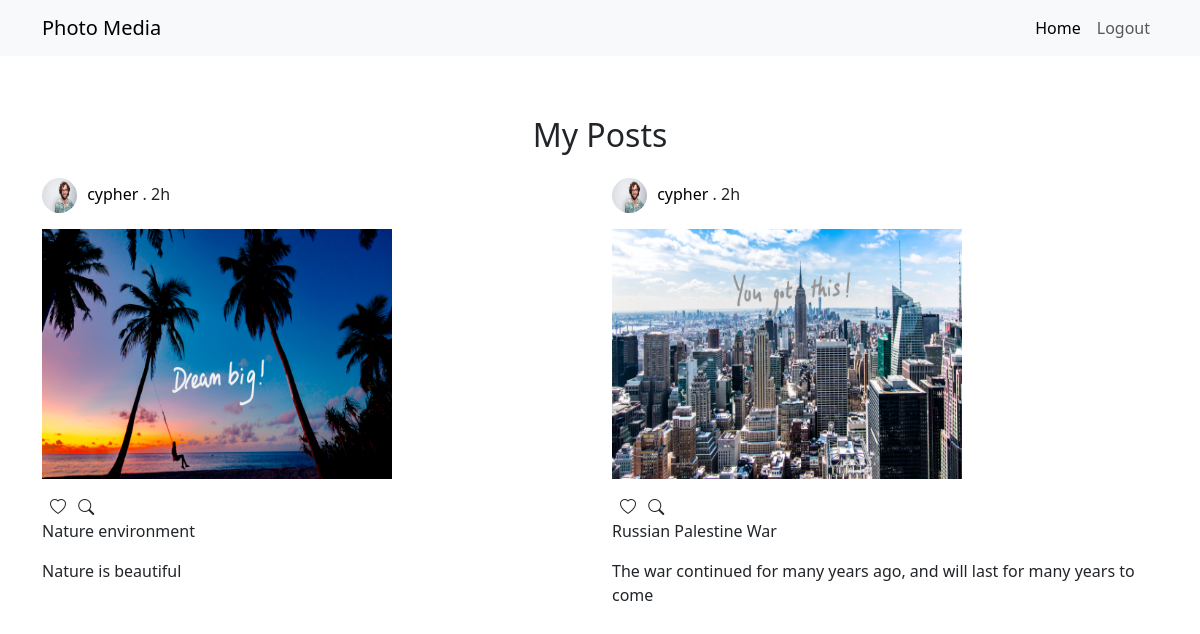
/users/ (signed in), run on the app's committed database.
### posts/models.py (models this page shows, shortened)
class Post(models.Model):
    user = models.ForeignKey(settings.AUTH_USER_MODEL, on_delete=models.CASCADE)
    image = models.ImageField(upload_to='images/%y/%m/%d')
    caption = models.TextField(blank=True)
    title = models.CharField(max_length=200)
    slug = models.SlugField(max_length=200, blank=True)
    created = models.DateField(auto_now_add=True)
    likes = models.ManyToManyField(settings.AUTH_USER_MODEL, related_name='post_likes', blank=True)

### users/models.py (models this page shows, shortened)
class Profile(models.Model):
    user = models.OneToOneField(settings.AUTH_USER_MODEL, on_delete=models.CASCADE)
    profile_img = models.ImageField(upload_to='users/%Y/%m/%d', blank=True)

### users/views.py (the view)
# urls.py: path('', views.index, name='index'),
@login_required
def index(request):
    current_user = request.user
    posts = Post.objects.filter(user=current_user)
    profile = Profile.objects.filter(user=current_user).first()
    return render(request, 'users/index.html', {'posts':posts, 'profile':profile})

### users/templates/users/index.html
{% extends 'users/base.html' %}
{% load static %}
{% block content %}
<section id="posts">
    <h2 class="text-center">My Posts</h2>
    <div class="container">
        <div class="row">
            {% for post in posts %}
            <div class="col">
                <div class="profile my-3">
                    <img src="{{ profile.profile_img.url }}" alt="">
                    <a href="#">{{ post.user }}</a> . 2h
                </div>
                <div class="post">
                    <img src="{{ post.image.url }}" alt="">
                </div>
                <div class="my-3">
                    <i class="bi bi-heart mx-2"></i>
                    <i class="bi bi-search"></i>
                    <p>{{ post.title }}</p>
                    <p>{{ post.caption }}</p>
                </div>
            </div>
            {% endfor %}
        </div>
    </div>
</section>
{% endblock %}

### users/static/users/styles.css (style rules this page uses)
section { padding: 60px 0; overflow: hidden; }
#posts .profile img { margin-right: 6px; border-radius: 50%; width: 35px; height: 35px; }
#posts .profile a { text-decoration: none; color: #000000; }
#posts .post img { width: 350px; height: 250px; }

### data on the page
Post: profile_img (picture), user "cypher", image (picture), title "Nature environment", caption "Nature is beautiful"
Post: profile_img (picture), user "cypher", image (picture), title "Russian Palestine War", caption "The war continued for many years ago, and will last for many years to come"
